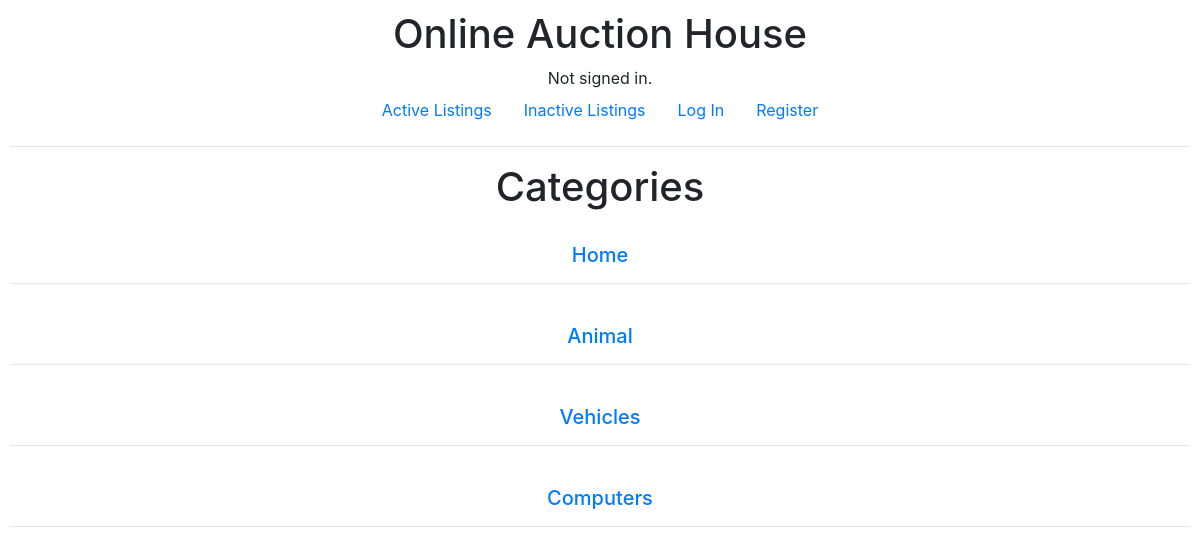
The page /categories on the database its author committed.
### auctions/models.py (models this page shows, shortened)
class AuctionListing(models.Model):
    user = models.ForeignKey(User, on_delete = models.CASCADE, related_name = "seller")
    title = models.CharField(max_length = 64)
    description = models.TextField()
    start_bid = models.IntegerField()
    image = models.URLField(blank = True)
    category = models.CharField(blank = True, max_length = 64)
    active = models.BooleanField(blank = False, default = True)
    winner = models.ForeignKey(User, blank = True, on_delete = models.CASCADE, related_name = "buyer", null = True)

### auctions/views.py (the view)
# urls.py: path("categories", views.categories, name="categories"),
def categories(request):
    categories = AuctionListing.objects.values_list('category', flat=True).distinct()
    return render(request, "auctions/category.html", {
        "categories": categories
    })

### auctions/templates/auctions/category.html
{% extends "auctions/layout.html" %}
{% block body %}
<h1>Categories</h1>
{% if categories %}
    {% for category in categories %}
        <br>
        <h5><a href="{% url 'category_listings' category %}"> {{ category }} </h5>
        <hr>
    {% endfor %}
{% else %}
    <h5>No categories listed</h5>
{% endif %}
{% endblock %}

### auctions/static/auctions/styles.css (style rules this page uses)
body { padding: 10px; }

### rows shown on the page
AuctionListing: category "Animal"
AuctionListing: category "Vehicles"
AuctionListing: category "Computers"

### other values the page prints
{{ category }} "Home"
